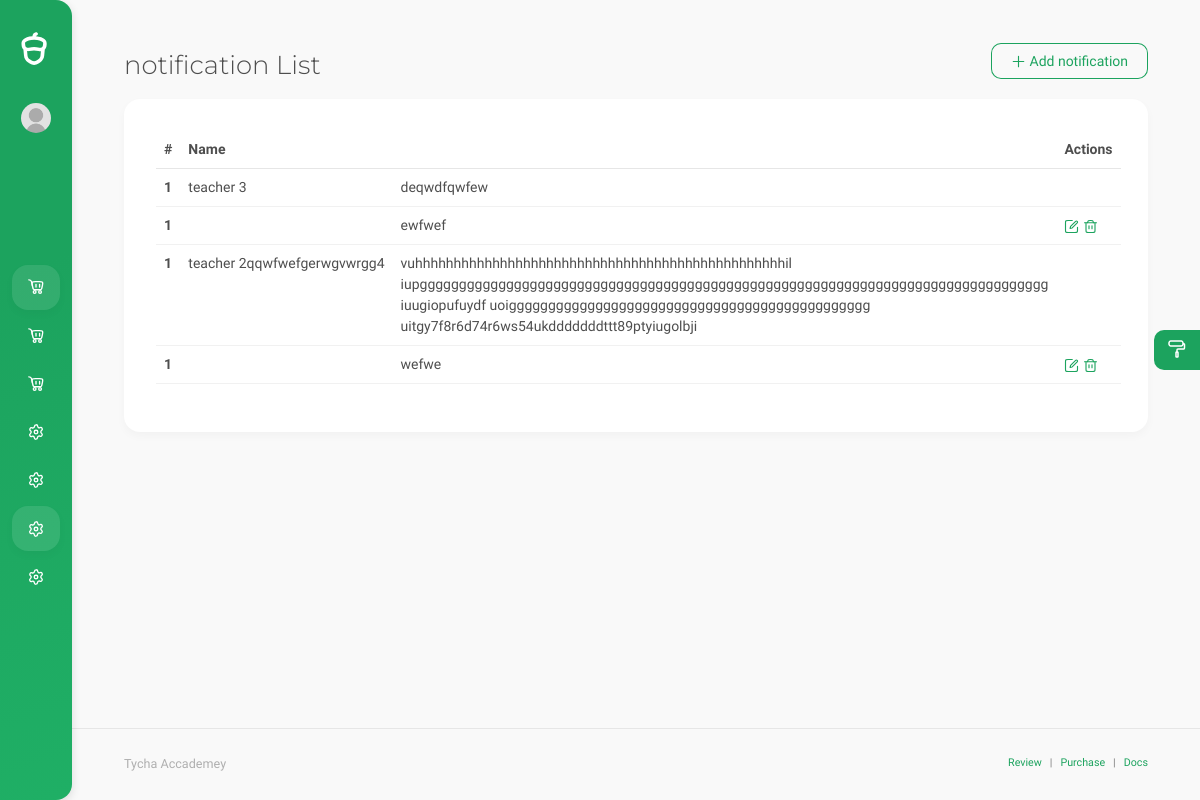
/notification/list (signed in), run on the app's committed database.
### Core_App/models.py (models this page shows)
class Notification(models.Model):
    user = models.ForeignKey(User, on_delete=models.CASCADE)
    text = models.TextField(max_length=500)

### Auth_App/models.py (models this page shows)
class User(AbstractUser):
    GENDER = (
        ('Male', 'Male'),
        ('Female', 'Female')
    )
    is_teacher = models.BooleanField(default=False)
    is_student = models.BooleanField(default=False)
    mobile = models.CharField(max_length=15, null=True, blank=True)
    place = models.CharField(max_length=100, null=True, blank=True)
    address = models.CharField(max_length=500, null=True, blank=True)
    date_of_birth = models.DateField(null=True, blank=True)
    gender = models.CharField(max_length=20, choices=GENDER,  null=True, blank=True)
    image = models.ImageField(upload_to='teacher-images' ,null=True, blank=True)

### Core_App/views.py (the view)
# urls.py: path('notification/list', notification_list, name='notification-list'),
def notification_list(request):
    notifications = Notification.objects.all().order_by('-id')
    context = {
        'notifications' : notifications
    }
    return render(request, 'Core_App/notification-list.html', context)

### templates/Core_App/notification-list.html (shortened to what this page needs)
{% extends 'base.html' %}
{% block content %}
{% include 'header.html' %}
<main>
    <div class="container">
      <div class="page-title-container">
        <div class="row g-0">
          <div class="col-auto mb-3 mb-md-0 me-auto">
            <div class="w-auto sw-md-30">
              <h1 class="mb-0 pb-0 display-4" id="title">notification List</h1>
            </div>
          </div>
          <div class="col-12 col-sm-6 col-md-auto d-flex align-items-end justify-content-end mb-2 mb-sm-0 order-sm-3">
            {% if user.is_student %}
            {% else %}
                <a href="{% url 'notification-add' %}">
                    <button type="button" class="btn btn-outline-primary btn-icon btn-icon-start ms-0 ms-sm-1 w-100 w-md-auto">
                        <i data-acorn-icon="plus"></i>
                        <span>Add notification</span>
                    </button>
                </a>
            {% endif %}
          </div>
        </div>
      </div>
    <section class="scroll-section" id="breakpointSpecificResponsive">
        <div class="card">
        <div class="card-body">
            <div class="table-responsive-sm mb-3">
                <table class="table">
                    <thead>
                    <tr>
                        <th scope="col">#</th>
                        <th scope="col">Name </th>
                        <th scope="col"></th>
                        <th scope="col">Actions</th>
                    </tr>
                    </thead>
                    <tbody>
                        {% for notification in notifications %}
                            <tr>
                              <th scope="row" >1</th>
                              <td class="text-nowrap">
                                  {{ notification.user.first_name }} {{ notification.user.last_name }}
                              </td>
                              <td class="">{{ notification.text }}</td>
                              <td class="text-nowrap">
                                {% if notification.user == request.user %}
                                    <a href="{% url 'notification-edit' notification_id=notification.id %}">
                                    <i data-acorn-icon="edit-square" data-acorn-size="15"></i>
                                    </a>
                                    <a href="{% url 'notification-delete' notification_id=notification.id %}" onclick="return confirm('Do you want to delite this?')">
                                    <i data-acorn-icon="bin" data-acorn-size="15"></i>
                                    </a>
                                {% endif %}
                              </td>
                            </tr>
                        {% endfor %}
                    </tbody>
                </table>
            </div>
        </div>
        </div>
    </section>
    </div>
  </main>
{% endblock content %}

### data on the page
Notification: user.first_name "teacher", user.last_name "3", text "deqwdfqwfew"
Notification: text "ewfwef"
Notification: user.first_name "teacher", user.last_name "2qqwfwefgerwgvwrgg4", text "vuhhhhhhhhhhhhhhhhhhhhhhhhhhhhhhhhhhhhhhhhhhhhhhhhil iupgggggggggggggggggggggggggggggggggggggggggggggggggggggggggggggggggggggggggggggggg iuugiopufuydf uoigggggggggggggggggggggggggggggggggggggggggggggg uitgy7f8r6d74r6ws54ukdddddddttt89ptyiugolbji"
Notification: text "wefwe"
